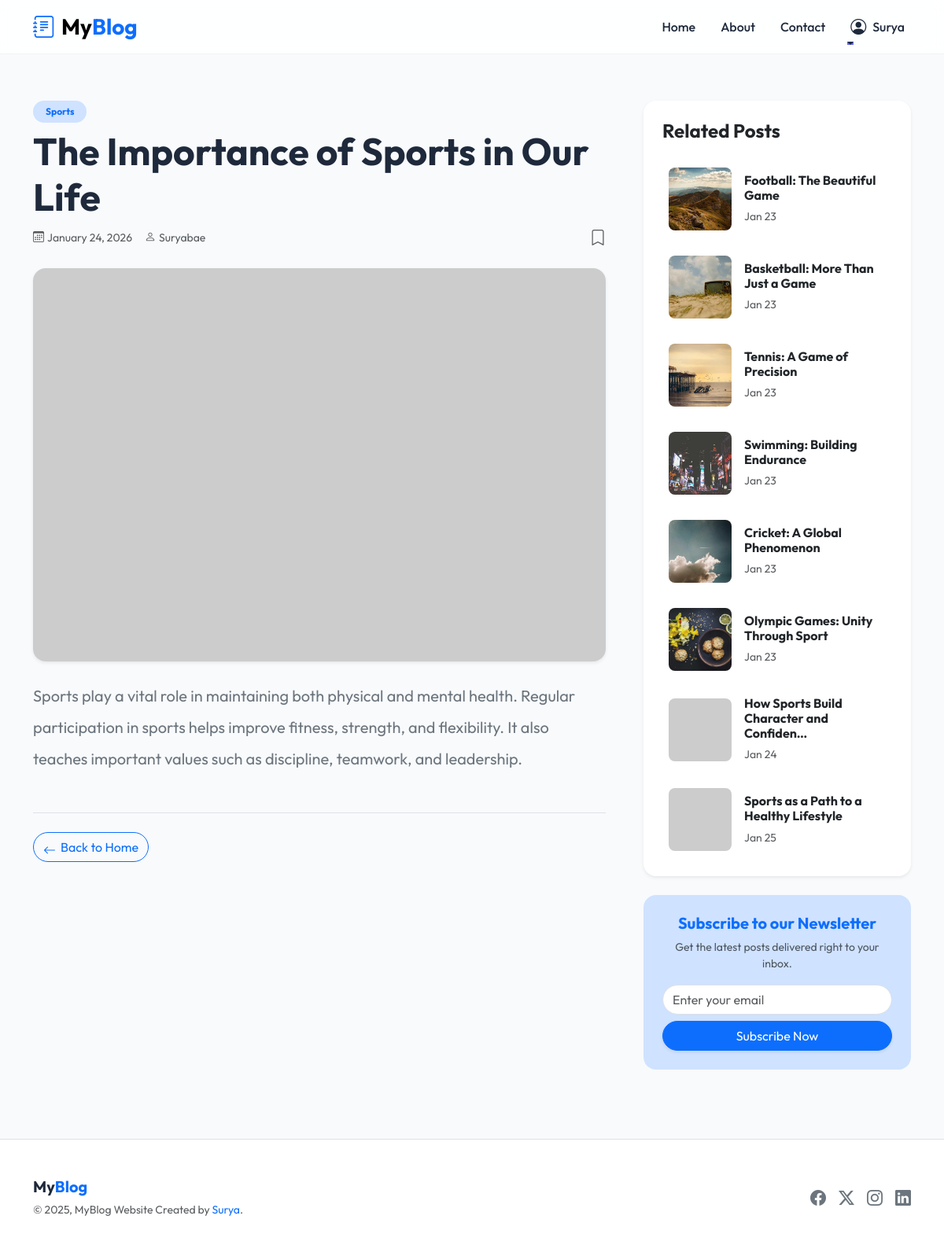
Screenshot of /post/the-importance-of-sports-in-our-life (signed in) with the database file from the repository.
### blog/models.py (models this page shows, shortened)
class Post(models.Model):
    title = models.CharField(max_length=100)
    content = models.TextField()
    img_url = models.ImageField(max_length=500, null=True, blank=True, upload_to="posts/images")
    image_url_online = models.URLField(max_length=500, null=True, blank=True, help_text="Online image URL (if provided instead of file upload)")
    created_at = models.DateTimeField(auto_now_add=True)
    slug = models.SlugField(max_length=500, blank=True, null=True)
    category = models.ForeignKey(Category, on_delete=models.CASCADE)
    user = models.ForeignKey(User, on_delete=models.CASCADE, null=True, blank=True)
    saved_by = models.ManyToManyField(User, related_name='saved_posts', blank=True)
    is_published = models.BooleanField(default=False)
    @property
    def formatted_img_url(self):
        category_seeds = {
            "Technology": "tech",
            "Science": "science",
            "Art": "art",
            "Sports": "sports",
            "Food": "food",
        }
        if self.image_url_online:
            return self.image_url_online
        if self.img_url and hasattr(self.img_url, 'name') and self.img_url.name:
            try:
                file_path = os.path.join(settings.MEDIA_ROOT, self.img_url.name)
                if os.path.exists(file_path) and os.path.getsize(file_path) > 0:
                    uploaded_url = self.img_url.url
                    if uploaded_url.startswith(('http://', 'https://')):
                        return uploaded_url
                    return uploaded_url
            except (ValueError, AttributeError, OSError, Exception):
                pass
        if self.id and self.category:
            category_name = self.category.name
            base_seed = category_seeds.get(category_name, "default")
            title_hash = hashlib.md5(self.title.encode()).hexdigest()[:8] if self.title else "00000000"
            content_hash = hashlib.md5(self.content.encode()).hexdigest()[:4] if self.content else "0000"
            unique_seed = f"{base_seed}_{self.id}_{title_hash}_{content_hash}"
            return f"https://picsum.photos/seed/{unique_seed}/800/600"
        else:
            return f"https://picsum.photos/seed/default_{self.id or 'new'}/800/600"

class Category(models.Model):
    name = models.CharField(max_length=100)

### blog/views.py (the view)
# urls.py: path("post/<str:slug>", views.detail, name="detail"),
def detail(request, slug):
    if not request.user.is_authenticated:
        messages.info(request, "Please sign in")
        return redirect("blog:login")
    if not request.user.has_perm("blog.view_post"):
        messages.error(request, "You have no permission to view any posts")
        return redirect("blog:index")
    post = get_object_or_404(Post, slug=slug)
    related_posts = Post.objects.filter(category=post.category).exclude(pk=post.id)
    return render(
        request, "blog/detail.html", {"post": post, "related_posts": related_posts}
    )

### blog/templates/blog/detail.html (shortened to what this page needs)
{% extends 'blog/base.html' %}
{% block content %}
<div class="container py-5 animate__animated animate__fadeIn">
  <div class="row g-5">
    <div class="col-lg-8">
      <article class="blog-post">
        <div class="mb-4">
          <span
            class="badge bg-primary-subtle text-primary rounded-pill px-3 py-2 mb-2">{{post.category.name|default:"General"}}</span>
          <h1 class="fw-bold display-5 mb-2">{{ post.title }}</h1>
          <div class="text-muted d-flex align-items-center gap-3 small">
            <span><i class="bi bi-calendar3 me-1"></i>{{ post.created_at|date:"F j, Y" }}</span>
            {% if post.user %}
            <span><i class="bi bi-person me-1"></i>{{ post.user.username }}</span>
            {% endif %}
            {% if user.is_authenticated %}
            <a href="{% url 'blog:toggle_save_post' post_id=post.id %}" class="text-decoration-none ms-auto"
              title="{% if request.user in post.saved_by.all %}Unsave Post{% else %}Save Post{% endif %}">
              {% if request.user in post.saved_by.all %}
              <i class="bi bi-bookmark-fill fs-5 text-primary"></i>
              {% else %}
              <i class="bi bi-bookmark fs-5 text-muted"></i>
              {% endif %}
            </a>
            {% endif %}
          </div>
        </div>
        <div class="mb-4 overflow-hidden rounded-4 shadow-sm">
          <img src="{{post.formatted_img_url}}" class="img-fluid w-100 object-fit-cover" alt="{{post.title}}"
            style="max-height: 500px;">
        </div>
        <div class="blog-content fs-5 lh-lg text-secondary">
          {{ post.content|linebreaks }}
        </div>
        <div class="mt-5 pt-4 border-top">
          <a href="{% url 'blog:index' %}" class="btn btn-outline-primary rounded-pill icon-link icon-link-hover">
            <i class="bi bi-arrow-left"></i> Back to Home
          </a>
        </div>
      </article>
    </div>
    <div class="col-lg-4">
      <div class="position-sticky" style="top: 100px;">
        <div class="card border-0 shadow-sm rounded-4 mb-4">
          <div class="card-body p-4">
            <h4 class="card-title fw-bold mb-4">Related Posts</h4>
            {% if related_posts %}
            <div class="d-flex flex-column gap-3">
              {% for related_post in related_posts %}
              <div
                class="d-flex align-items-center gap-3 group-hover-bg p-2 rounded-3 transition-all position-relative">
                <img src="{{related_post.formatted_img_url}}" class="rounded-3 object-fit-cover" width="80" height="80"
                  alt="{{related_post.title}}">
                <div>
                  <h6 class="mb-1 fw-bold">
                    <a href="{% url 'blog:detail' slug=related_post.slug %}"
                      class="text-decoration-none text-dark stretched-link">
                      {{ related_post.title|truncatechars:40 }}
                    </a>
                  </h6>
                  <small class="text-muted">{{ related_post.created_at|date:"M d" }}</small>
                </div>
              </div>
              {% endfor %}
            </div>
            {% else %}
            <div class="text-center text-muted py-4">
              <i class="bi bi-journal-x fs-1 mb-2 d-block"></i>
              No related posts found.
            </div>
            {% endif %}
          </div>
        </div>
        <div class="card border-0 bg-primary-subtle rounded-4 p-4 text-center">
          <h5 class="fw-bold text-primary mb-2">Subscribe to our Newsletter</h5>
          <p class="small text-muted mb-3">Get the latest posts delivered right to your inbox.</p>
          <form action="{% url 'blog:subscribe' %}" method="post">
            <div class="mb-2">
              <input type="email" name="email" class="form-control rounded-pill" placeholder="Enter your email"
                required>
            </div>
            <button type="submit" class="btn btn-primary w-100 rounded-pill shadow-sm">Subscribe Now</button>
          </form>
        </div>
      </div>
    </div>
  </div>
</div>
{% endblock %}

### blog/templates/blog/includes/header.html (shortened to what this page needs)
<nav class="navbar navbar-expand-lg navbar-light fixed-top navbar-glass">
    <div class="container">
        <a class="navbar-brand fw-bold fs-3" href="/">
            <i class="bi bi-journal-text text-primary me-2"></i>My<span class="text-primary">Blog</span>
        </a>
        <div class="collapse navbar-collapse" id="navbarNav">
            <ul class="navbar-nav ms-auto align-items-center gap-3">
                <li class="nav-item">
                    <a class="nav-link" href="/">Home</a>
                </li>
                <li class="nav-item">
                    <a class="nav-link" href="/about">About</a>
                </li>
                <li class="nav-item">
                    <a class="nav-link" href="/contact">Contact</a>
                </li>
                {% if user.is_authenticated %}
                <li class="nav-item dropdown">
                    <a class="nav-link dropdown-toggle d-flex align-items-center gap-2" href="#" id="navbarDropdown"
                        role="button" data-bs-toggle="dropdown" aria-expanded="false">
                        <i class="bi bi-person-circle fs-5"></i>
                        <span>{{ user.username }}</span>
                    </a>
                </li>
                {% endif %}
            </ul>
        </div>
    </div>
</nav>
<div style="height: 80px;"></div>

### blog/static/blog/style.css (style rules this page uses)
:root { --primary-color: #6366f1; --primary-hover: #4f46e5; --secondary-color: #ec4899; --bg-color: #f8fafc; --text-color: #0f172a; --nav-bg: rgba(255, 255, 255, 0.85); --card-bg: #ffffff; --card-shadow: 0 4px 6px -1px rgb(0 0 0 / 0.1), 0 2px 4px -2px rgb(0 0 0 / 0.1); --card-shadow-hover: 0 10px 15px -3px rgb(0 0 0 / 0.1), 0 4px 6px -4px rgb(0 0 0 / 0.1); }
body { background-color: var(--bg-color); color: var(--text-color); }
a { text-decoration: none; transition: color 0.3s ease; }
.navbar-glass { background-color: var(--nav-bg); backdrop-filter: blur(10px); -webkit-backdrop-filter: blur(10px); border-bottom: 1px solid rgba(0, 0, 0, 0.05); }
.nav-link { font-weight: 500; color: var(--text-color) !important; position: relative; }
.nav-link::after { content: ''; position: absolute; width: 0; height: 2px; bottom: 0; left: 0; background-color: var(--primary-color); transition: width 0.3s ease; }

### blog/templates/blog/base.html (style rules this page uses)
:root { --primary-color: #6366f1; --secondary-color: #a855f7; --bg-color: #f8fafc; --text-color: #1e293b; --card-bg: #ffffff; }
body { font-family: 'Outfit', sans-serif; background-color: var(--bg-color); color: var(--text-color); display: flex; flex-direction: column; min-height: 100vh; }

### blog/templates/blog/detail.html (style rules this page uses)
.blog-content p { margin-bottom: 1.5rem; }
.object-fit-cover { object-fit: cover; }
.transition-all { transition: all 0.2s ease; }

### rows the page displays
Post: category.name "Sports", title "The Importance of Sports in Our Life", created_at "January 24, 2026", user.username "Suryabae", content "Sports play a vital role in maintaining both physical and mental health. Regular participation in sports helps improve fitness, strength, and flexibility. It also teaches important values such as discipline, teamwork, and leadership."
Post: formatted_img_url (picture), title "Football: The Beautiful Game", created_at "Jan 23"
Post: formatted_img_url (picture), title "Basketball: More Than Just a Game", created_at "Jan 23"
Post: formatted_img_url (picture), title "Tennis: A Game of Precision", created_at "Jan 23"
Post: formatted_img_url (picture), title "Swimming: Building Endurance", created_at "Jan 23"
Post: formatted_img_url (picture), title "Cricket: A Global Phenomenon", created_at "Jan 23"
Post: formatted_img_url (picture), title "Olympic Games: Unity Through Sport", created_at "Jan 23"
Post: title "How Sports Build Character and Confiden…", created_at "Jan 24"
Post: title "Sports as a Path to a Healthy Lifestyle", created_at "Jan 25"

### other values shown
{{ user.username }} "Surya"
